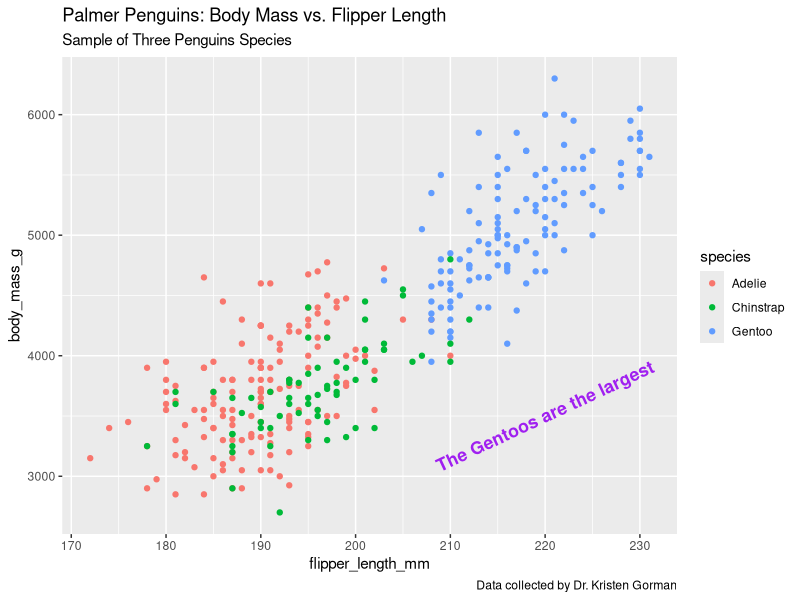
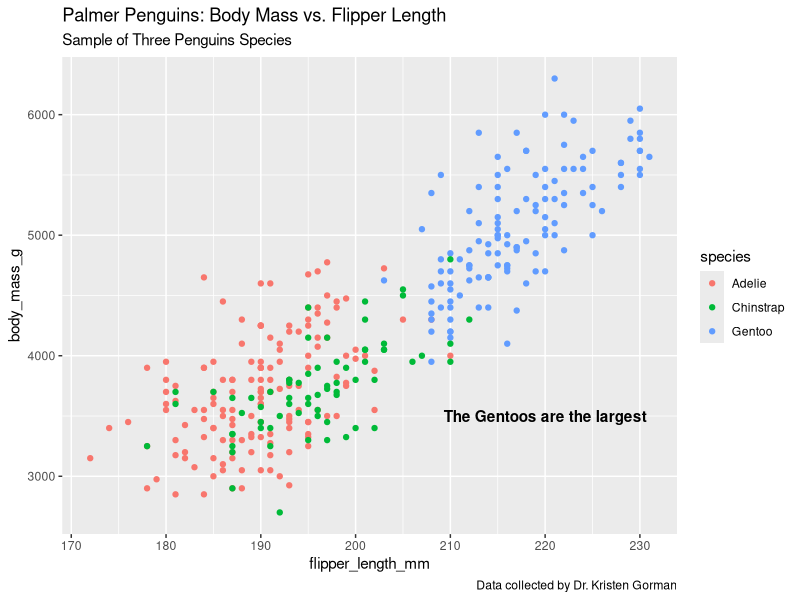
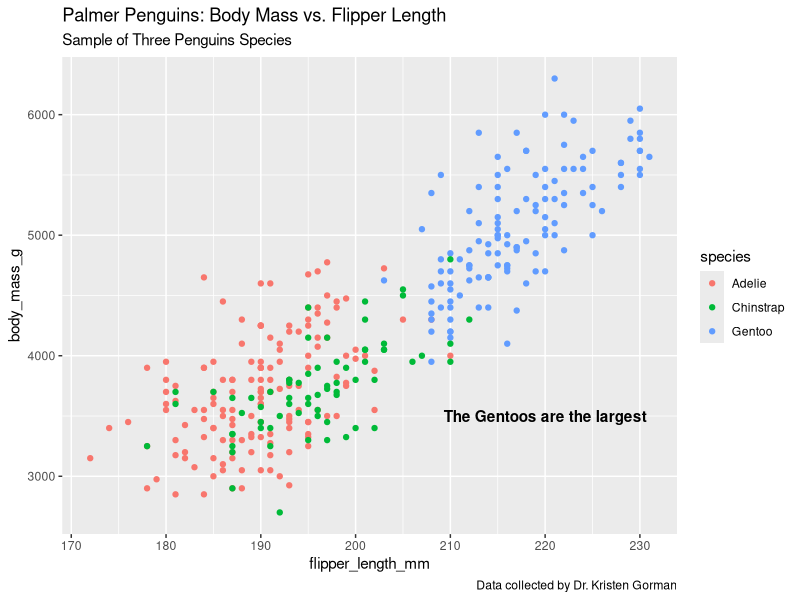
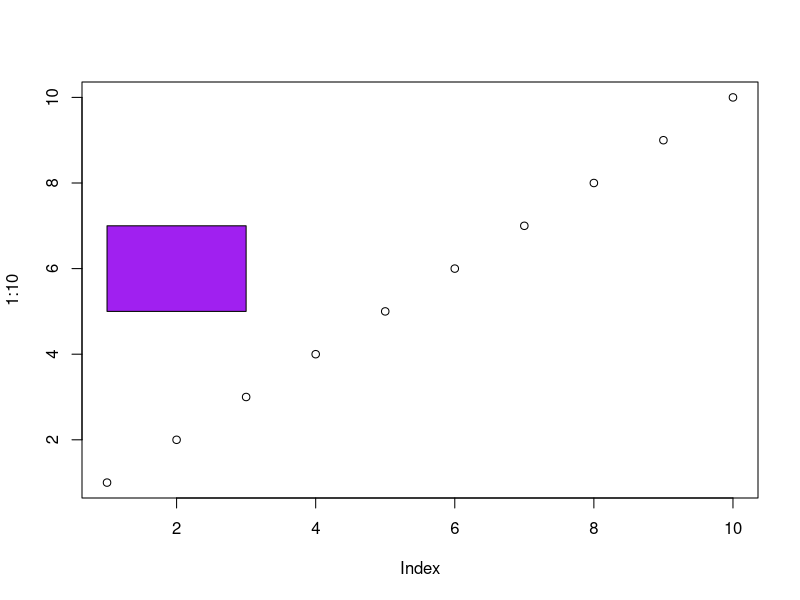
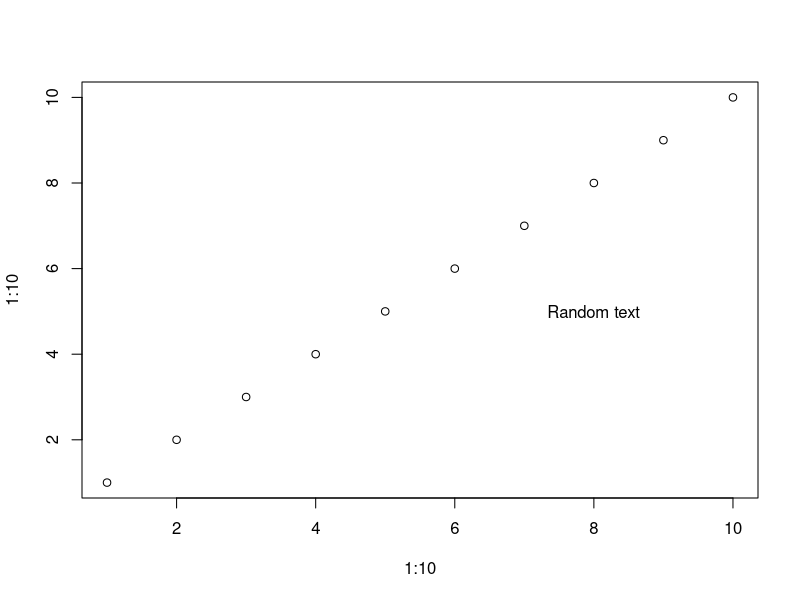

Here is the R script that generated these plots, in order:
install.packages("tidyverse")
install.packages("ggplot2")

library(tidyverse)
library(ggplot2)
library(palmerpenguins)

View(penguins)

ggplot(data = penguins,aes(x=flipper_length_mm,y=body_mass_g)) +
  geom_point(aes(color = species)) +
  labs(title = "Palmer Penguins: Body Mass vs. Flipper Length",
       subtitle = "Sample of Three Penguins Species",
       caption = "Data collected by Dr. Kristen Gorman"
         ) +
  annotate("text",x=220,y=3500,label = "The Gentoos are the largest",
           color = "purple",fontface = "bold",size = 4.5,angle = 25)
  
##using variables to store chart properties

penguins_plot <- ggplot(data = penguins,aes(x = flipper_length_mm,y = body_mass_g))+
  geom_point(aes(color = species)) +
  labs(title = "Palmer Penguins: Body Mass vs. Flipper Length",
       subtitle = "Sample of Three Penguins Species",
       caption = "Data collected by Dr. Kristen Gorman")

penguins_plot+
  annotate("text",x=220,y=3500,label = "The Gentoos are the largest",
           color = "Black",fontface = "bold")

#############Saving a plot

ggsave("Three Penguin Species.png")


## saving as png without ggsave()

png(file = "example_1.png", bg = "transparent")
plot(1:10)
rect(1, 5, 3, 7, col = "purple")
dev.off() # print the plot and then close the device using


## saving as pdf without ggsave()

pdf(file = "D:/03 Google Analytics- Coursera/C07/Exercises/example_2.pdf",    
    width = 4,     
    height = 4) 
plot(x = 1:10,     
     y = 1:10)
abline(v = 0)
text(x = 8, y = 5, labels = "Random text")
dev.off()



